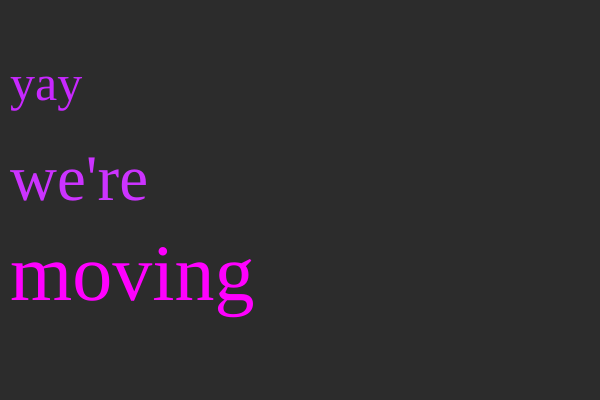
Frame 1 (no input)
Frame 60 (no input): blank canvas, image omitted
Frame 120 (the mouse pressed at the canvas centre since frame 60): blank canvas, image omitted

The p5.js sketch that drew this single still picture (run headless with seeded random() and noise() and a simulated clock; from frame 60 on, the mouse is pressed at the canvas centre):

// p5.js sketch
// ── sketch.js
var x = 0;
var velocity = 10;

function setup() {
  createCanvas(600, 400);
  noStroke();
  frameRate(30);
}

function draw() {
  background(44);

  x = x + velocity;
  if (x > width) {
    x = 0;
  }

  fill(200, 40, 255);
  textSize(50);
  textFont('Monotype Corsiva');
  text("yay", x, 100);
  fill(204, 51, 255);
  textSize(65);
  textFont('Impact');
  text("we're", x, 200);
  fill(255, 0, 255);
  textSize(80);
  textFont('Georgia');
  text("moving", x, 300);

}
